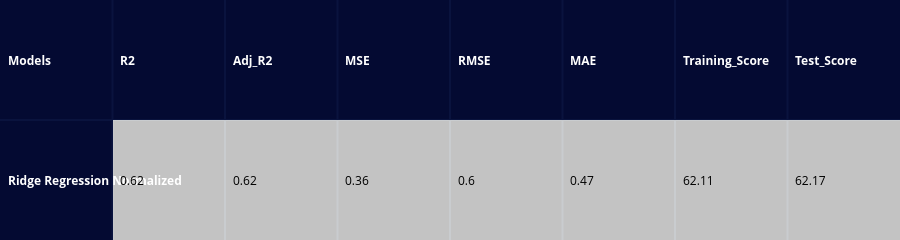

Notebook code cell kept with this figure:
### Code cell
regression_model = {'Ridge Regression Normalized': ridge }
reg_model_metrics(regression_model, X_norm_train, X_norm_val, y_norm_train, y_norm_val)

### Figure 1 — Plotly figure (JSON) as saved in the notebook; plotly's stock layout.template omitted (floating-point values rounded to 4 significant figures)
{"data": [{"colorscale": [[0, "#00083e"], [0.5, "#ededee"], [1, "#ffffff"]], "hoverinfo": "none", "opacity": 0.75, "showscale": false, "z": [[0, 0, 0, 0, 0, 0, 0, 0], [0, 0.5, 0.5, 0.5, 0.5, 0.5, 0.5, 0.5]], "type": "heatmap"}], "layout": {"annotations": [{"align": "left", "font": {"color": "#ffffff"}, "showarrow": false, "text": "<b>Models</b>", "x": -0.45, "xanchor": "left", "xref": "x", "y": 0, "yref": "y"}, {"align": "left", "font": {"color": "#ffffff"}, "showarrow": false, "text": "<b>R2</b>", "x": 0.55, "xanchor": "left", "xref": "x", "y": 0, "yref": "y"}, {"align": "left", "font": {"color": "#ffffff"}, "showarrow": false, "text": "<b>Adj_R2</b>", "x": 1.55, "xanchor": "left", "xref": "x", "y": 0, "yref": "y"}, {"align": "left", "font": {"color": "#ffffff"}, "showarrow": false, "text": "<b>MSE</b>", "x": 2.55, "xanchor": "left", "xref": "x", "y": 0, "yref": "y"}, {"align": "left", "font": {"color": "#ffffff"}, "showarrow": false, "text": "<b>RMSE</b>", "x": 3.55, "xanchor": "left", "xref": "x", "y": 0, "yref": "y"}, {"align": "left", "font": {"color": "#ffffff"}, "showarrow": false, "text": "<b>MAE</b>", "x": 4.55, "xanchor": "left", "xref": "x", "y": 0, "yref": "y"}, {"align": "left", "font": {"color": "#ffffff"}, "showarrow": false, "text": "<b>Training_Score</b>", "x": 5.55, "xanchor": "left", "xref": "x", "y": 0, "yref": "y"}, {"align": "left", "font": {"color": "#ffffff"}, "showarrow": false, "text": "<b>Test_Score</b>", "x": 6.55, "xanchor": "left", "xref": "x", "y": 0, "yref": "y"}, {"align": "left", "font": {"color": "#ffffff"}, "showarrow": false, "text": "<b>Ridge Regression Normalized</b>", "x": -0.45, "xanchor": "left", "xref": "x", "y": 1, "yref": "y"}, {"align": "left", "font": {"color": "#000000"}, "showarrow": false, "text": "0.62", "x": 0.55, "xanchor": "left", "xref": "x", "y": 1, "yref": "y"}, {"align": "left", "font": {"color": "#000000"}, "showarrow": false, "text": "0.62", "x": 1.55, "xanchor": "left", "xref": "x", "y": 1, "yref": "y"}, {"align": "left", "font": {"color": "#000000"}, "showarrow": false, "text": "0.36", "x": 2.55, "xanchor": "left", "xref": "x", "y": 1, "yref": "y"}, {"align": "left", "font": {"color": "#000000"}, "showarrow": false, "text": "0.6", "x": 3.55, "xanchor": "left", "xref": "x", "y": 1, "yref": "y"}, {"align": "left", "font": {"color": "#000000"}, "showarrow": false, "text": "0.47", "x": 4.55, "xanchor": "left", "xref": "x", "y": 1, "yref": "y"}, {"align": "left", "font": {"color": "#000000"}, "showarrow": false, "text": "62.11", "x": 5.55, "xanchor": "left", "xref": "x", "y": 1, "yref": "y"}, {"align": "left", "font": {"color": "#000000"}, "showarrow": false, "text": "62.17", "x": 6.55, "xanchor": "left", "xref": "x", "y": 1, "yref": "y"}], "height": 110, "margin": {"b": 0, "l": 0, "r": 0, "t": 0}, "xaxis": {"dtick": 1, "gridwidth": 2, "showticklabels": false, "tick0": -0.5, "ticks": "", "zeroline": false}, "yaxis": {"autorange": "reversed", "dtick": 1, "gridwidth": 2, "showticklabels": false, "tick0": 0.5, "ticks": "", "zeroline": false}}}
